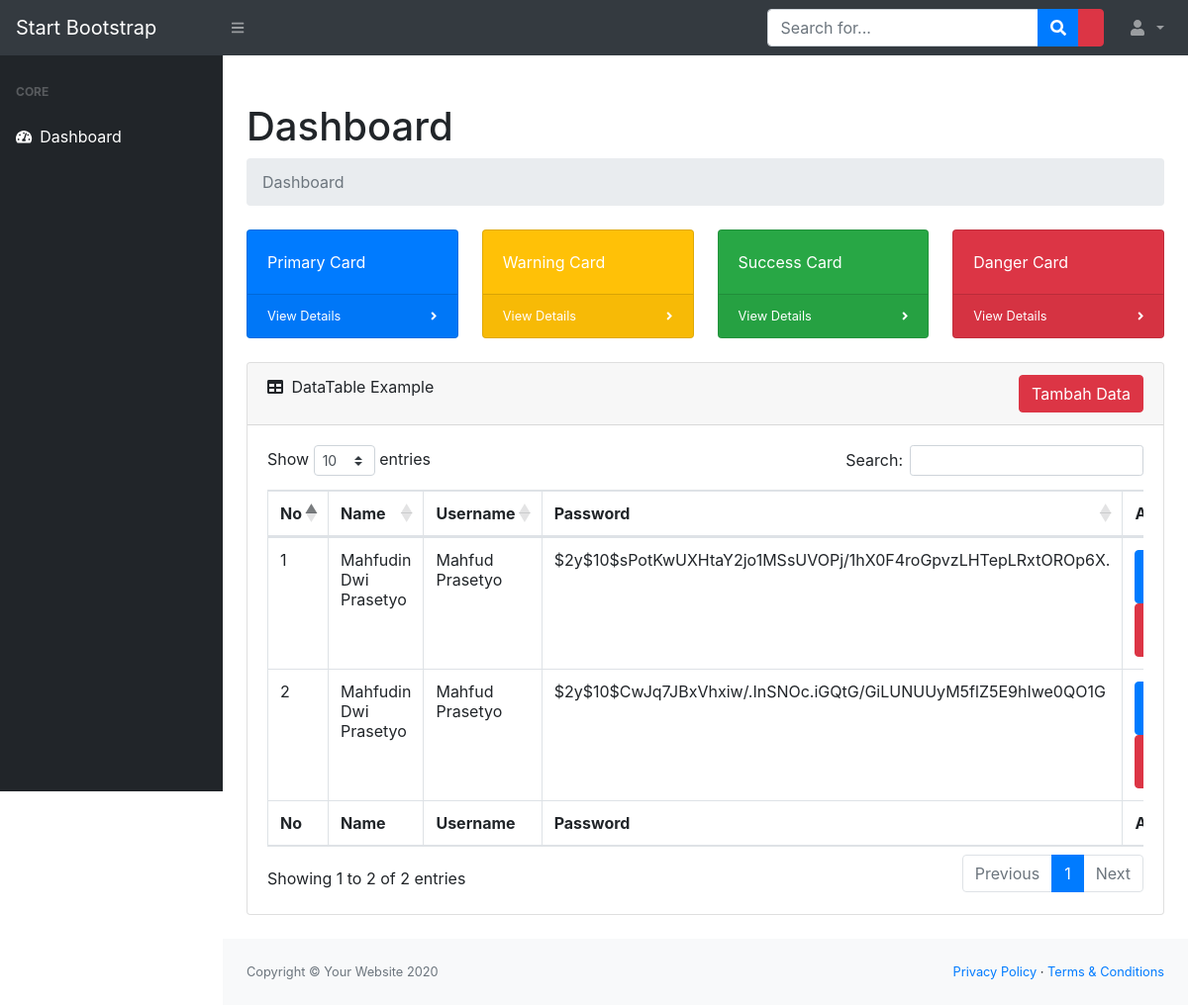
The app's page /front-end/home.php with its own data.
### tables this page shows
CREATE TABLE `tbl_user` (
  `id_user` int(8) NOT NULL,
  `username` varchar(100) NOT NULL,
  `password` varchar(100) NOT NULL,
  `nama` varchar(100) NOT NULL,
  `loginTime` timestamp NULL DEFAULT current_timestamp()
);

### back-end/tampil_data.php (called while the page is built, shortened)
<?php
include('koneksi.php');
$db = new database();
$data = $db->tampil_data();

### back-end/koneksi.php (called while the page is built, shortened)
<?php
class database
{
	var $host = "localhost";
	var $username = "root";
	var $password = "";
	var $database = "db_login";
	var $koneksi;
	function __construct()
	{
		$this->koneksi = mysqli_connect($this->host, $this->username, $this->password, $this->database);
	}
	function tampil_data()
	{
		$data = mysqli_query($this->koneksi, "select * from tbl_user");
		while ($row = mysqli_fetch_array($data)) {
			$hasil[] = $row;
		}
		return $hasil;
	}
}

### front-end/home.php (the view, shortened to what this page needs)
<?php
include('../back-end/tampil_data.php');
?>
<!DOCTYPE html>
<html lang="en">
<head>
    <link href="styles.css" rel="stylesheet" />
    <link href="https://cdn.datatables.net/1.10.20/css/dataTables.bootstrap4.min.css" rel="stylesheet" />
</head>
<body class="sb-nav-fixed">
    <nav class="sb-topnav navbar navbar-expand navbar-dark bg-dark">
        <a class="navbar-brand" href="home.php">Start Bootstrap</a>
        <button class="btn btn-link btn-sm order-1 order-lg-0" id="sidebarToggle" href="#"><i class="fas fa-bars"></i></button>
        <form class="d-none d-md-inline-block form-inline ml-auto mr-0 mr-md-3 my-2 my-md-0">
            <div class="input-group">
                <input class="form-control" type="text" placeholder="Search for..." aria-label="Search" aria-describedby="basic-addon2" />
                <div class="input-group-append">
                    <button class="btn btn-primary" type="button"><i class="fas fa-search"></i></button>
                    <button class="btn btn-danger" type="button" id="timestamp"></button>
                </div>
            </div>
        </form>
        <ul class="navbar-nav ml-auto ml-md-0">
            <li class="nav-item dropdown">
                <a class="nav-link dropdown-toggle" id="userDropdown" href="#" role="button" data-toggle="dropdown" aria-haspopup="true" aria-expanded="false">
                    <i class="fas fa-user fa-fw"></i>
                </a>
            </li>
        </ul>
    </nav>
    <div id="layoutSidenav">
        <div id="layoutSidenav_nav">
            <nav class="sb-sidenav accordion sb-sidenav-dark" id="sidenavAccordion">
                <div class="sb-sidenav-menu">
                    <div class="nav">
                        <div class="sb-sidenav-menu-heading">Core</div>
                        <a class="nav-link" href="home.php">
                            <div class="sb-nav-link-icon"><i class="fas fa-tachometer-alt"></i></div>
                            Dashboard
                        </a>
                    </div>
                </div>
            </nav>
        </div>
        <div id="layoutSidenav_content">
            <main>
                <div class="container-fluid">
                    <h1 class="mt-4">Dashboard</h1>
                    <ol class="breadcrumb mb-4">
                        <li class="breadcrumb-item active">Dashboard</li>
                    </ol>
                    <div class="row">
                        <div class="col-xl-3 col-md-6">
                            <div class="card bg-primary text-white mb-4">
                                <div class="card-body">Primary Card</div>
                                <div class="card-footer d-flex align-items-center justify-content-between">
                                    <a class="small text-white stretched-link" href="#">View Details</a>
                                    <div class="small text-white"><i class="fas fa-angle-right"></i></div>
                                </div>
                            </div>
                        </div>
                        <div class="col-xl-3 col-md-6">
                            <div class="card bg-warning text-white mb-4">
                                <div class="card-body">Warning Card</div>
                                <div class="card-footer d-flex align-items-center justify-content-between">
                                    <a class="small text-white stretched-link" href="#">View Details</a>
                                    <div class="small text-white"><i class="fas fa-angle-right"></i></div>
                                </div>
                            </div>
                        </div>
                        <div class="col-xl-3 col-md-6">
                            <div class="card bg-success text-white mb-4">
                                <div class="card-body">Success Card</div>
                                <div class="card-footer d-flex align-items-center justify-content-between">
                                    <a class="small text-white stretched-link" href="#">View Details</a>
                                    <div class="small text-white"><i class="fas fa-angle-right"></i></div>
                                </div>
                            </div>
                        </div>
                        <div class="col-xl-3 col-md-6">
                            <div class="card bg-danger text-white mb-4">
                                <div class="card-body">Danger Card</div>
                                <div class="card-footer d-flex align-items-center justify-content-between">
                                    <a class="small text-white stretched-link" href="#">View Details</a>
                                    <div class="small text-white"><i class="fas fa-angle-right"></i></div>
                                </div>
                            </div>
                        </div>
                    </div>
                    <div class="card mb-4">
                        <div class="card-header">
                            <i class="fas fa-table mr-1"></i>
                            DataTable Example
                            <button class="btn btn-danger" type="button" data-toggle="modal" data-target="#modalTambahData" style="float: right;">
                                Tambah Data
                            </button>
                        </div>
                        <div class="card-body">
                            <div class="table-responsive">
                                <table class="table table-bordered" id="dataTable" width="100%" cellspacing="0">
                                    <thead>
                                        <tr>
                                            <th>No</th>
                                            <th>Name</th>
                                            <th>Username</th>
                                            <th>Password</th>
                                            <th>Action</th>
                                        </tr>
                                    </thead>
                                    <tfoot>
                                        <tr>
                                            <th>No</th>
                                            <th>Name</th>
                                            <th>Username</th>
                                            <th>Password</th>
                                            <th>Action</th>
                                        </tr>
                                    </tfoot>
                                    <tbody>
                                        <?php
                                        $no = 1;
                                        foreach ($data as $row) {
                                        ?>
                                            <tr>
                                                <td><?php echo $no++; ?></td>
                                                <td><?php echo $row['nama']; ?></td>
                                                <td><?php echo $row['username']; ?></td>
                                                <td><?php echo $row['password']; ?></td>
                                                <td>
                                                    <a href="#" class="btn btn-primary btn-flat btn-xs" data-toggle="modal" data-target="#updateuser<?php echo $no; ?>"><i class="fa fa-edit"></i> Edit</a>
                                                    <a href="#" class="btn btn-danger btn-flat btn-xs" data-toggle="modal" data-target="#deleteuser<?php echo $no; ?>"><i class="fa fa-trash"></i> Delete</a>
                                                </td>
                                            </tr>
                                        <?php
                                        }
                                        ?>
                                    </tbody>
                                </table>
                            </div>
                        </div>
                    </div>
                </div>
            </main>
            <footer class="py-4 bg-light mt-auto">
                <div class="container-fluid">
                    <div class="d-flex align-items-center justify-content-between small">
                        <div class="text-muted">Copyright &copy; Your Website 2020</div>
                        <div>
                            <a href="#">Privacy Policy</a>
                            &middot;
                            <a href="#">Terms &amp; Conditions</a>
                        </div>
                    </div>
                </div>
            </footer>
        </div>
    </div>
</body>
</html>

### records on screen
tbl_user: nama "Mahfudin Dwi Prasetyo", username "Mahfud Prasetyo", password "$2y$10$sPotKwUXHtaY2jo1MSsUVOPj/1hX0F4roGpvzLHTepLRxtOROp6X."
tbl_user: nama "Mahfudin Dwi Prasetyo", username "Mahfud Prasetyo", password "$2y$10$CwJq7JBxVhxiw/.InSNOc.iGQtG/GiLUNUUyM5flZ5E9hIwe0QO1G"
